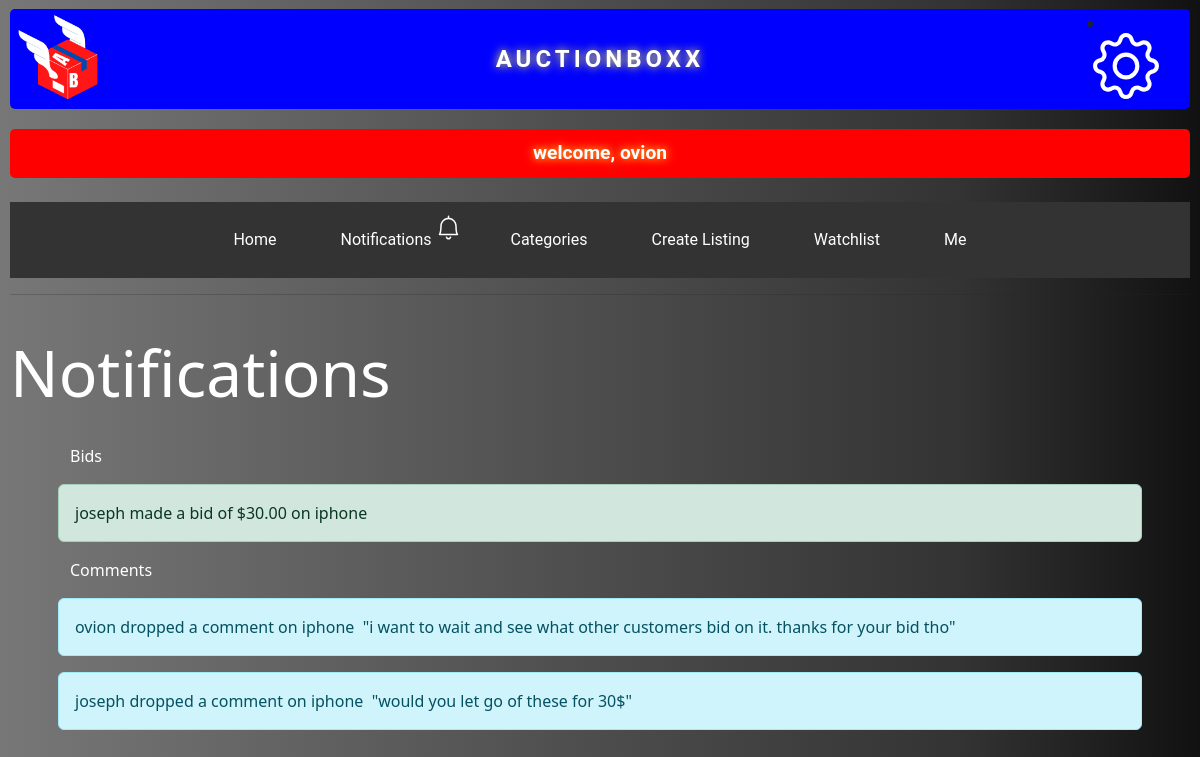
/notifications (signed in), run on an earlier commit of the app's database.
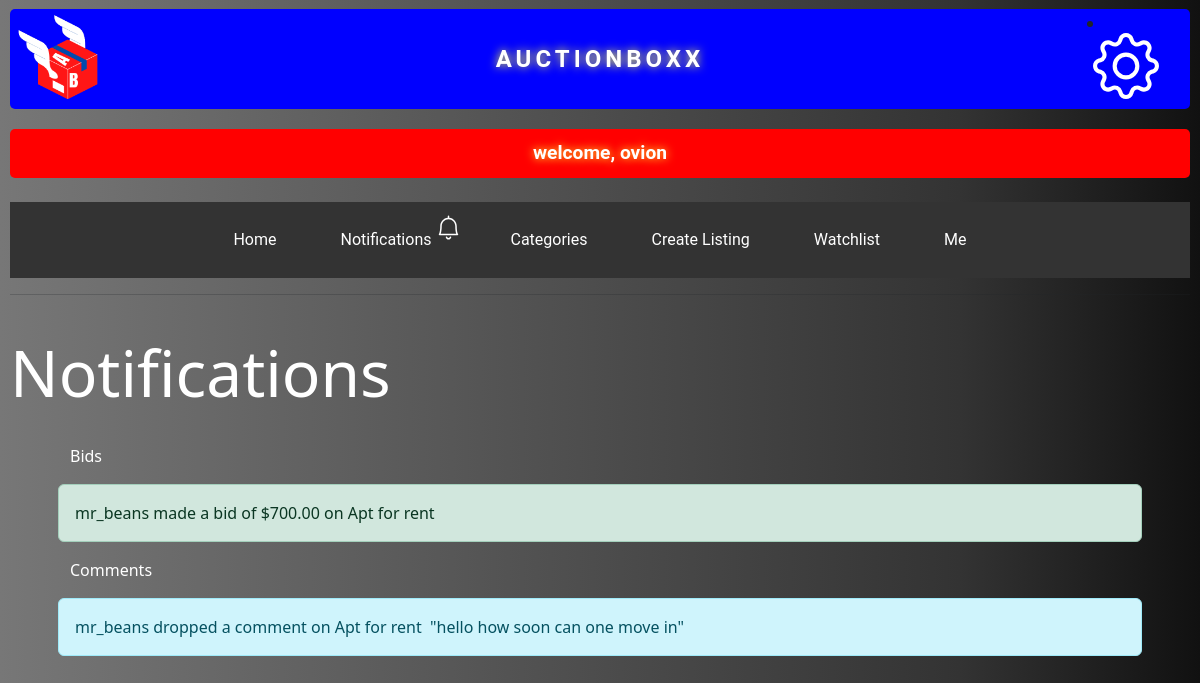
And on a later commit of the database.
### auctions/models.py (models this page shows, shortened)
class User(AbstractUser):
    pass

class Bid(models.Model):
    bid = models.DecimalField(max_digits=10, decimal_places=2)
    bidder = models.ForeignKey(User, on_delete=models.CASCADE, blank=True, related_name="bidder", default=None)
    auction_listing = models.ForeignKey(AuctionListing, on_delete=models.CASCADE, blank=True, related_name="listing", default=None)
    def __str__(self):
        return f" {self.bidder} made a bid of ${self.bid} on {self.auction_listing} "

class AuctionListing(models.Model):
    title = models.CharField(max_length=100)
    description = models.TextField()
    imageUrl = models.CharField(max_length=1000)
    startingBid = models.DecimalField(max_digits=10, decimal_places=2)
    isActive= models.BooleanField(default=True)
    category= models.ForeignKey(Category, on_delete=models.CASCADE, blank=True, related_name="category")
    watchlist = models.ManyToManyField(User, blank = True, related_name= "watchlist" )
    seller_id = models.ForeignKey(User, on_delete=models.CASCADE, blank=False, null=False, related_name="seller")
    created = models.DateTimeField(default = timezone.now)
    def __str__(self):
        return self.title
    def created(self):
        return self.created

class Comment(models.Model):
    author = models.ForeignKey(User, on_delete=models.CASCADE, blank=True, related_name="author", default=None)
    auction_listing = models.ForeignKey(AuctionListing, on_delete=models.CASCADE, blank=True, related_name="auction_listing")
    comment = models.TextField(max_length=200 , default=None)
    created = models.DateTimeField(default = datetime.datetime.now)
    def __str__(self):
        return f"{self.author} dropped a comment on {self.auction_listing} "

### auctions/views.py (the view)
# urls.py: path("notifications", views.notifications, name='notifications'),
def notifications(request):
    user = request.user
    listings = AuctionListing.objects.filter(seller_id = user)
    for listing in listings:
        seller = listing.seller_id
        all_comments = Comment.objects.filter(auction_listing = listing )
        all_bids = Bid.objects.filter(auction_listing = listing)
        message = {'all_comments': all_comments,'all_bids': all_bids, 'seller': seller}
    return render(request, 'auctions/notifications.html', message)

### auctions/templates/auctions/notifications.html (shortened to what this page needs)
{% extends "auctions/layout.html" %}
{% block body %}
<br>
<h2 class="" style="color: white; justify-content: left; text-align: left; font-size: 4rem;">Notifications</h2><br>
<div class="row mx-5" >
{%if seller == user%}
<br>
<p style = "color: white;">Bids</p>
{%for bids in all_bids reversed%}
    <div class="alert alert-success" role="alert">{{ bids }}</div><br>
{%endfor%}
<br><br>
  <p style = "color: white;">Comments</p>
  {%for comments in all_comments reversed%}
      <div class="alert alert-info" role="alert">{{ comments }} &nbsp;"{{comments.comment}}"</div><br>
  {%endfor%}
{%endif%}
</div>
{% endblock %}

### auctions/templates/auctions/layout.html (shortened to what this page needs)
{% load static %}
<!DOCTYPE html>
<html lang="en">
    <head>
        <link rel="stylesheet" href="https://stackpath.bootstrapcdn.com/bootstrap/4.3.1/css/bootstrap.min.css">
        <link rel="stylesheet" href="https://stackpath.bootstrapcdn.com/bootstrap/4.4.1/css/bootstrap.min.css">
        <link href="{% static 'auctions/styles.css' %}" rel="stylesheet">
        <link href="https://cdn.jsdelivr.net/npm/bootstrap@5.3.0-alpha1/dist/css/bootstrap.min.css" rel="stylesheet">
    </head>
  <body>
{% if user.is_authenticated %}
        <div class="body">
          <div class="logo">
            <a style="margin-left: -32px; margin-top: -15px; margin-bottom: -31px; background-color: transparent;" href="{%url 'index'%}"><img src="{% static 'auctions/logo.png' %}" alt="logo"></a>
            <li>
                <a class="nav-link" href="{% url 'settings' %}" style = "margin-right: 25px; margin-top: -6px;">
                </a>
            </li>
          </div>
          <h1>
              <div style="color: white; font-family: 'Roboto', sans-serif; font-size: 0.6em; font-weight: bold; text-align: center; padding: 20px; background-color: blue; border-radius: 5px; text-shadow: 0 0 10px #ff3; ">auctionboxx</div>
          </h1>
          <div style="color: white; font-family: 'Roboto', sans-serif; font-size: 1.2em; font-weight: bold; text-align: center; padding: 10px; background-color: red; border-radius: 5px; text-shadow: 0 0 10px #ff3; animation: marquee 5s linear infinite;"> welcome, {{ user.username }}</div>
          <br>
          <ul class="nav">
            <li class="nav-item">
                <a class="nav-link" href="{% url 'index' %}">Home</a>
            </li>
            <li class="nav-item">
                <a class="nav-link" href="{% url 'notifications' %}">Notifications</a>
            </li>
                  <li class="nav-item">
                      <a class="nav-link" href="{% url 'categories' %}">Categories</a>
                  </li>
                  <li class="nav-item">
                      <a class="nav-link" href="{% url 'create_listing' %}">Create Listing</a>
                  </li>
                  <li class="nav-item">
                      <a class="nav-link" href="{% url 'watchlist' %}">Watchlist</a>
                  </li>
                  <li class="nav-item">
                      <a class="nav-link" href="{% url 'me' %}">Me</a>
                  </li>
              {% endif %}
          </ul>
          <hr>
        </div>
        {% block body %}
        {% endblock %}
    </body>
</html>

### auctions/static/auctions/styles.css (style rules this page uses)
body { padding: 10px; }

### auctions/templates/auctions/layout.html (style rules this page uses)
body { background-color: blue; }
h1 { color: #1DB954; font-family: 'Roboto', sans-serif; font-size: 2.5rem; font-weight: bold; text-transform: uppercase; letter-spacing: 0.1em; margin: 0.5em 0; line-height: 1.5em; text-shadow: 1px 1px 1px #000; margin-top: -95px; }
.nav { list-style-type: none; margin: 0; padding: 0; overflow: hidden; background-color: #333; }
.nav-item { float: left; list-style-type: none; }
.nav-link { display: block; color: white; text-align: center; padding: 4px 6px; text-decoration: none; font-family: 'Roboto', sans-serif; font-size: 1.2rem; }
.nav { list-style-type: none; margin: 0; padding: 0; justify-content: center; background-color: #333; display: flex; flex-wrap: nowrap; list-style-type: none; }
.nav li a { display: block; color: white; text-align: center; padding: 26px 32px; text-decoration: none; justify-content: center; flex: 0 0 auto; font-size: 1rem; border-radius: 20px; list-style-type: none; }
.logo img { width: 160px; max-width: 100%; height: 140px; margin-top }
.logo { display: flex; justify-content: space-between; align-items: center; width: 100%; position: relative; top: 5; left: 0; }

### auctions/templates/auctions/notifications.html (style rules this page uses)
body { background: linear-gradient(to left, #111111, #333333, #444444, #555555, #666666, #777777); }
.row { display: flex; flex-wrap: wrap; justify-content: center; }
a { color: lightblue; text-decoration: none; text-decoration-line: none; }

What changed in the data, as far as the page shows it:
no longer on this page (row unchanged): Bid: bidder+bid+auction_listing "joseph made a bid of $30.00 on iphone"
no longer on this page (row unchanged): Comment: author+auction_listing "ovion dropped a comment on iphone", comment "i want to wait and see what other customers bid on it. thanks for your bid tho"
no longer on this page (row unchanged): Comment: author+auction_listing "joseph dropped a comment on iphone", comment "would you let go of these for 30$"
added Bid: bidder+bid+auction_listing "mr_beans made a bid of $700.00 on Apt for rent"
added Comment: author+auction_listing "mr_beans dropped a comment on Apt for rent", comment "hello how soon can one move in"
